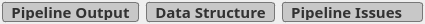
<?xml version="1.0" encoding="UTF-8"?>
<ui version="4.0">
 <class>StatusBarWidget</class>
 <widget class="QFrame" name="StatusBarWidget">
  <property name="geometry">
   <rect>
    <x>0</x>
    <y>0</y>
    <width>375</width>
    <height>24</height>
   </rect>
  </property>
  <property name="sizePolicy">
   <sizepolicy hsizetype="Preferred" vsizetype="Preferred">
    <horstretch>0</horstretch>
    <verstretch>0</verstretch>
   </sizepolicy>
  </property>
  <property name="minimumSize">
   <size>
    <width>0</width>
    <height>0</height>
   </size>
  </property>
  <property name="maximumSize">
   <size>
    <width>16777215</width>
    <height>16777215</height>
   </size>
  </property>
  <property name="windowTitle">
   <string>Frame</string>
  </property>
  <property name="styleSheet">
   <string notr="true">QFrame#StatusBarWidget
{

}
</string>
  </property>
  <property name="frameShape">
   <enum>QFrame::NoFrame</enum>
  </property>
  <property name="frameShadow">
   <enum>QFrame::Raised</enum>
  </property>
  <layout class="QHBoxLayout" name="horizontalLayout">
   <property name="spacing">
    <number>3</number>
   </property>
   <property name="leftMargin">
    <number>0</number>
   </property>
   <property name="topMargin">
    <number>0</number>
   </property>
   <property name="rightMargin">
    <number>0</number>
   </property>
   <property name="bottomMargin">
    <number>0</number>
   </property>
   <item>
    <spacer name="horizontalSpacer">
     <property name="orientation">
      <enum>Qt::Horizontal</enum>
     </property>
     <property name="sizeType">
      <enum>QSizePolicy::Minimum</enum>
     </property>
     <property name="sizeHint" stdset="0">
      <size>
       <width>0</width>
       <height>20</height>
      </size>
     </property>
    </spacer>
   </item>
   <item>
    <widget class="StatusBarButton" name="consoleBtn">
     <property name="sizePolicy">
      <sizepolicy hsizetype="Preferred" vsizetype="Preferred">
       <horstretch>0</horstretch>
       <verstretch>0</verstretch>
      </sizepolicy>
     </property>
     <property name="minimumSize">
      <size>
       <width>0</width>
       <height>24</height>
      </size>
     </property>
     <property name="maximumSize">
      <size>
       <width>16777215</width>
       <height>24</height>
      </size>
     </property>
     <property name="font">
      <font>
       <family>FiraSans</family>
       <pointsize>11</pointsize>
       <weight>75</weight>
       <italic>false</italic>
       <bold>true</bold>
      </font>
     </property>
     <property name="styleSheet">
      <string notr="true">QPushButton
{
	font: 75 11pt &quot;FiraSans&quot;;
	font-weight: bold;
  	background-color: rgb(200, 200, 200);
	color: rgb(50, 50, 50);
	border: 1px solid rgb(120, 120, 120);
	border-radius: 3px;
 	padding: 1 8 1 8px;
	margin: 2 2 2 2px;
}

QPushButton:hover
{
	font: 75 11pt &quot;FiraSans&quot;;
	font-weight: bold;
  	background-color: rgb(200, 200, 200);
	color: rgb(50, 50, 50);
	border: 2px solid rgb(120, 120, 120);
	border-radius: 3px;
 	padding: 1 8 1 8px;
	margin: 1 1 1 1px;
}

QPushButton:checked
{
	font: 75 11pt &quot;FiraSans&quot;;
	font-weight: bold;
  	background-color: rgb(120, 120, 120);
	color: rgb(240, 240, 240);
	border: 1px solid rgb(200, 200, 200);
	border-radius: 3px;
 	padding: 1 8 1 8px;
	margin: 2 2 2 2px;
}

QPushButton:checked:hover
{
	font: 75 11pt &quot;FiraSans&quot;;
	font-weight: bold;
  	background-color: rgb(120, 120, 120);
	color: rgb(240, 240, 240);
	border: 2px solid rgb(200, 200, 200);
	border-radius: 3px;
 	padding: 1 8 1 8px;
	margin: 1 1 1 1px;
}

/* Comment */</string>
     </property>
     <property name="text">
      <string>Pipeline Output</string>
     </property>
     <property name="checkable">
      <bool>true</bool>
     </property>
     <property name="flat">
      <bool>true</bool>
     </property>
    </widget>
   </item>
   <item>
    <widget class="StatusBarButton" name="dataBrowserBtn">
     <property name="sizePolicy">
      <sizepolicy hsizetype="Preferred" vsizetype="Preferred">
       <horstretch>0</horstretch>
       <verstretch>0</verstretch>
      </sizepolicy>
     </property>
     <property name="minimumSize">
      <size>
       <width>0</width>
       <height>24</height>
      </size>
     </property>
     <property name="maximumSize">
      <size>
       <width>16777215</width>
       <height>24</height>
      </size>
     </property>
     <property name="font">
      <font>
       <family>FiraSans</family>
       <pointsize>11</pointsize>
       <weight>75</weight>
       <italic>false</italic>
       <bold>true</bold>
      </font>
     </property>
     <property name="styleSheet">
      <string notr="true">QPushButton
{
	font: 75 11pt &quot;FiraSans&quot;;
	font-weight: bold;
  	background-color: rgb(200, 200, 200);
	color: rgb(50, 50, 50);
	border: 1px solid rgb(120, 120, 120);
	border-radius: 3px;
 	padding: 1 8 1 8px;
	margin: 2 2 2 2px;
}

QPushButton:hover
{
	font: 75 11pt &quot;FiraSans&quot;;
	font-weight: bold;
  	background-color: rgb(200, 200, 200);
	color: rgb(50, 50, 50);
	border: 2px solid rgb(120, 120, 120);
	border-radius: 3px;
 	padding: 1 8 1 8px;
	margin: 1 1 1 1px;
}

QPushButton:checked
{
	font: 75 11pt &quot;FiraSans&quot;;
	font-weight: bold;
  	background-color: rgb(120, 120, 120);
	color: rgb(240, 240, 240);
	border: 1px solid rgb(200, 200, 200);
	border-radius: 3px;
 	padding: 1 8 1 8px;
	margin: 2 2 2 2px;
}

QPushButton:checked:hover
{
	font: 75 11pt &quot;FiraSans&quot;;
	font-weight: bold;
  	background-color: rgb(120, 120, 120);
	color: rgb(240, 240, 240);
	border: 2px solid rgb(200, 200, 200);
	border-radius: 3px;
 	padding: 1 8 1 8px;
	margin: 1 1 1 1px;
}

/* Comment */</string>
     </property>
     <property name="text">
      <string>Data Structure</string>
     </property>
     <property name="checkable">
      <bool>true</bool>
     </property>
     <property name="flat">
      <bool>true</bool>
     </property>
    </widget>
   </item>
   <item>
    <widget class="StatusBarButton" name="issuesBtn">
     <property name="sizePolicy">
      <sizepolicy hsizetype="Preferred" vsizetype="Preferred">
       <horstretch>0</horstretch>
       <verstretch>0</verstretch>
      </sizepolicy>
     </property>
     <property name="minimumSize">
      <size>
       <width>0</width>
       <height>24</height>
      </size>
     </property>
     <property name="maximumSize">
      <size>
       <width>16777215</width>
       <height>24</height>
      </size>
     </property>
     <property name="font">
      <font>
       <family>FiraSans</family>
       <pointsize>11</pointsize>
       <weight>75</weight>
       <italic>false</italic>
       <bold>true</bold>
      </font>
     </property>
     <property name="styleSheet">
      <string notr="true">QPushButton
{
	font: 75 11pt &quot;FiraSans&quot;;
	font-weight: bold;
  	background-color: rgb(200, 200, 200);
	color: rgb(50, 50, 50);
	border: 1px solid rgb(120, 120, 120);
	border-radius: 3px;
 	padding: 1 8 1 8px;
	margin: 2 2 2 2px;
}

QPushButton:hover
{
	font: 75 11pt &quot;FiraSans&quot;;
	font-weight: bold;
  	background-color: rgb(200, 200, 200);
	color: rgb(50, 50, 50);
	border: 2px solid rgb(120, 120, 120);
	border-radius: 3px;
 	padding: 1 8 1 8px;
	margin: 1 1 1 1px;
}

QPushButton:checked
{
	font: 75 11pt &quot;FiraSans&quot;;
	font-weight: bold;
  	background-color: rgb(120, 120, 120);
	color: rgb(240, 240, 240);
	border: 1px solid rgb(200, 200, 200);
	border-radius: 3px;
 	padding: 1 8 1 8px;
	margin: 2 2 2 2px;
}

QPushButton:checked:hover
{
	font: 75 11pt &quot;FiraSans&quot;;
	font-weight: bold;
  	background-color: rgb(120, 120, 120);
	color: rgb(240, 240, 240);
	border: 2px solid rgb(200, 200, 200);
	border-radius: 3px;
 	padding: 1 8 1 8px;
	margin: 1 1 1 1px;
}

/* Comment */</string>
     </property>
     <property name="text">
      <string>Pipeline Issues   </string>
     </property>
     <property name="checkable">
      <bool>true</bool>
     </property>
     <property name="flat">
      <bool>true</bool>
     </property>
    </widget>
   </item>
  </layout>
 </widget>
 <customwidgets>
  <customwidget>
   <class>StatusBarButton</class>
   <extends>QPushButton</extends>
   <header location="global">StatusBarButton.h</header>
  </customwidget>
 </customwidgets>
 <resources/>
 <connections/>
</ui>
